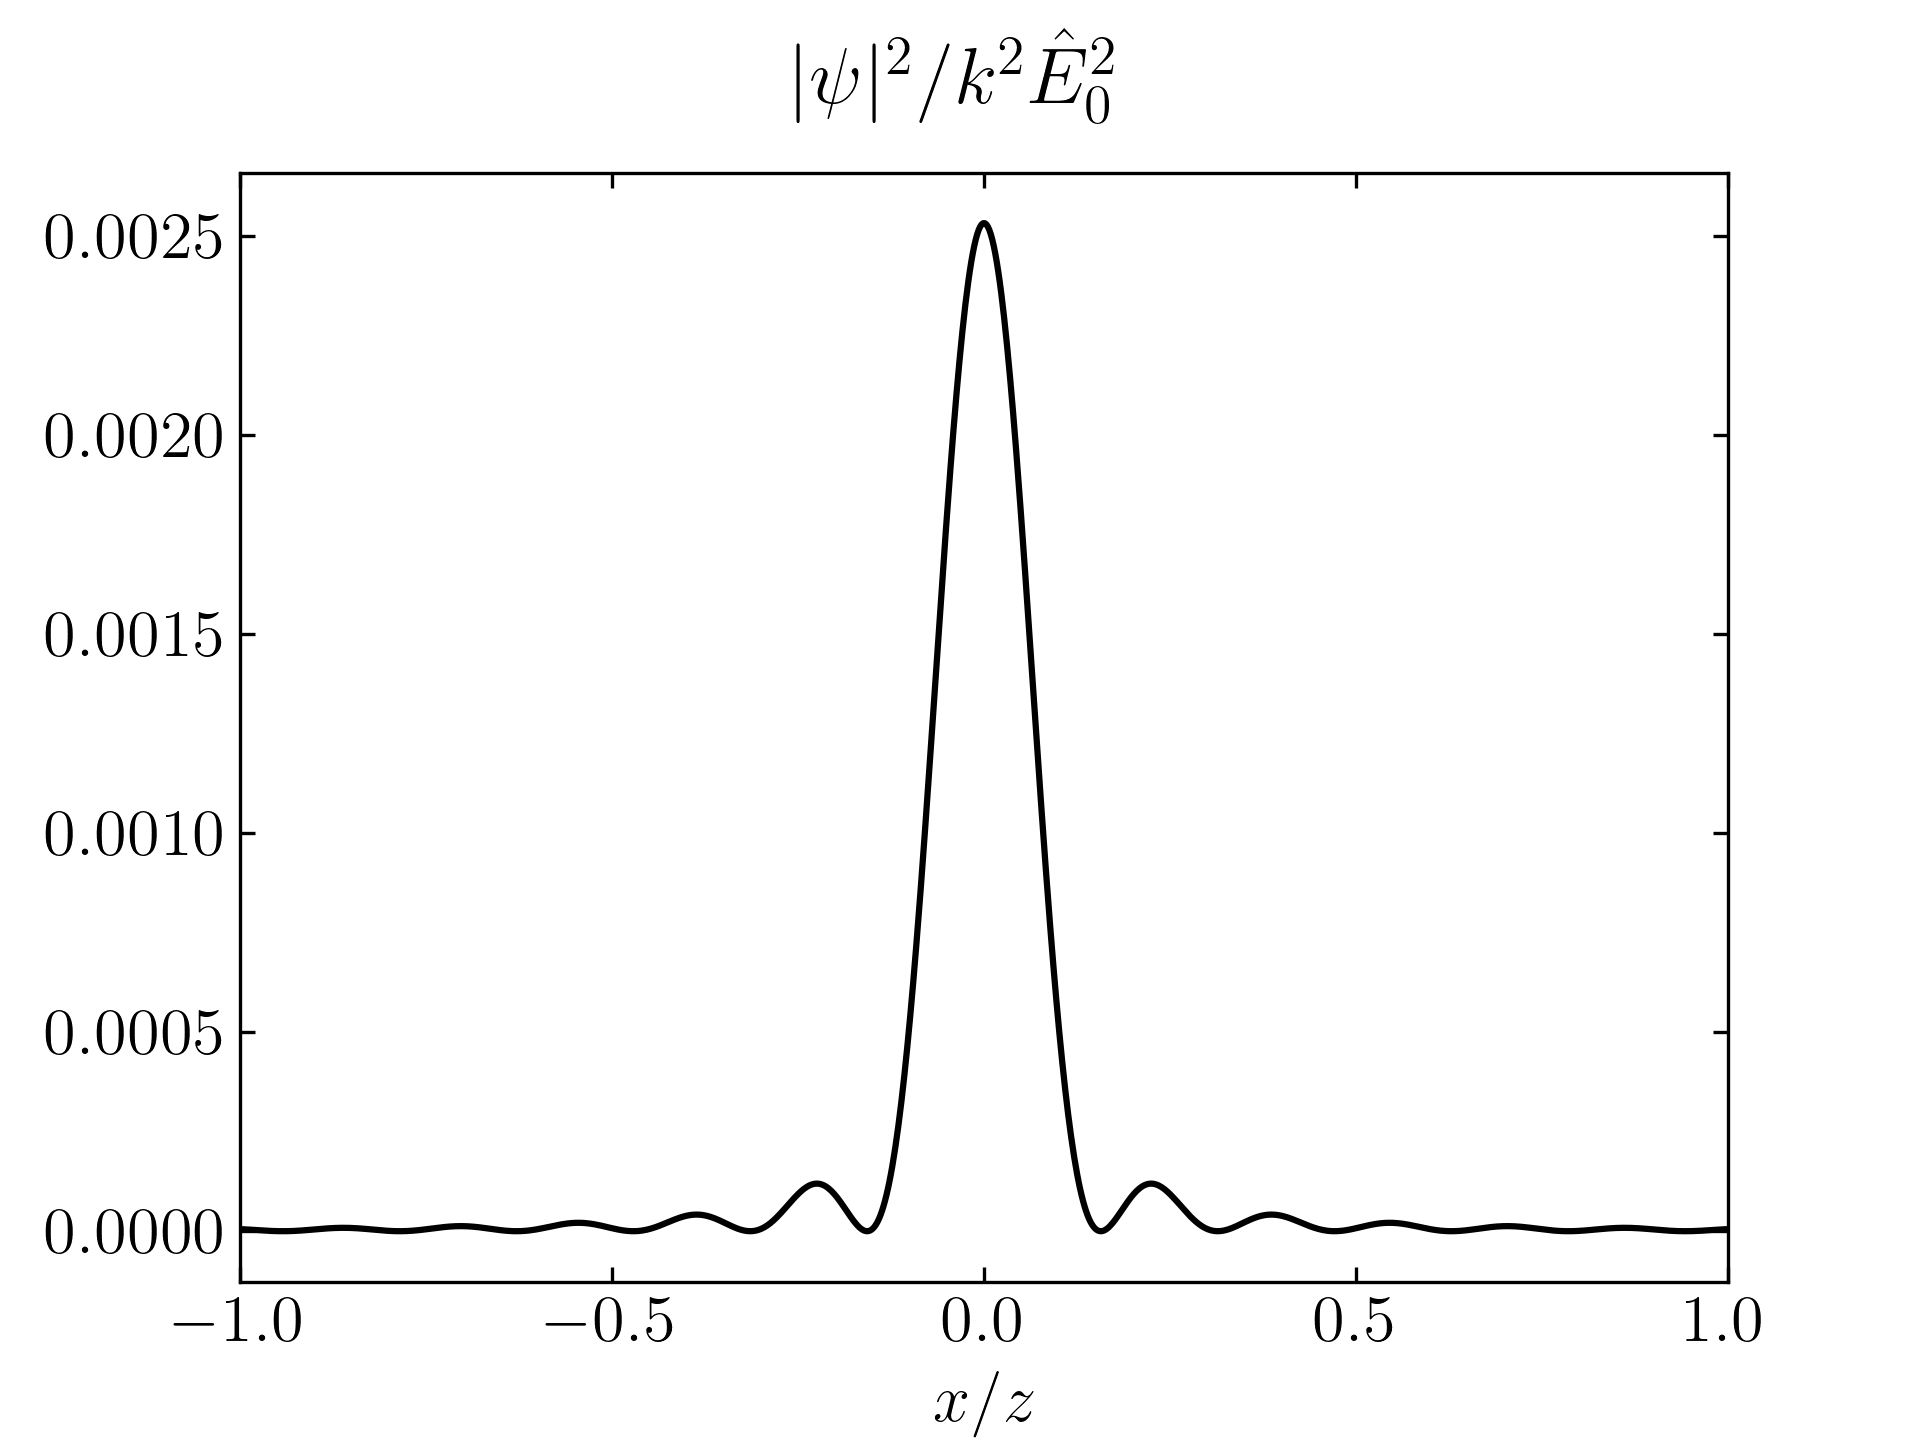

Generate this figure with Python:
import matplotlib.pyplot as plt
import mpl_extras as me
import numpy as np


x = np.linspace(-1, 1, 1000)

def sinc(x):
    return np.sin(x) / x


def I(x, k=20):
    kz = 10 * k
    return 1 / 4 / np.pi ** 2 * k / kz * sinc(k * x) ** 2


me.setup_mpl(tex=True)
fig, ax = plt.subplots(1, 1)
fig.suptitle("$|\psi|^2/k^2\hat{E}_0^2$")
ax.plot(x, I(x), "-k")

ax.tick_params(**me.params)
ax.set_xlim(x.min(), x.max())
ax.set_xlabel("$x/z$")

fig.savefig("p2b2.png", dpi=300)
